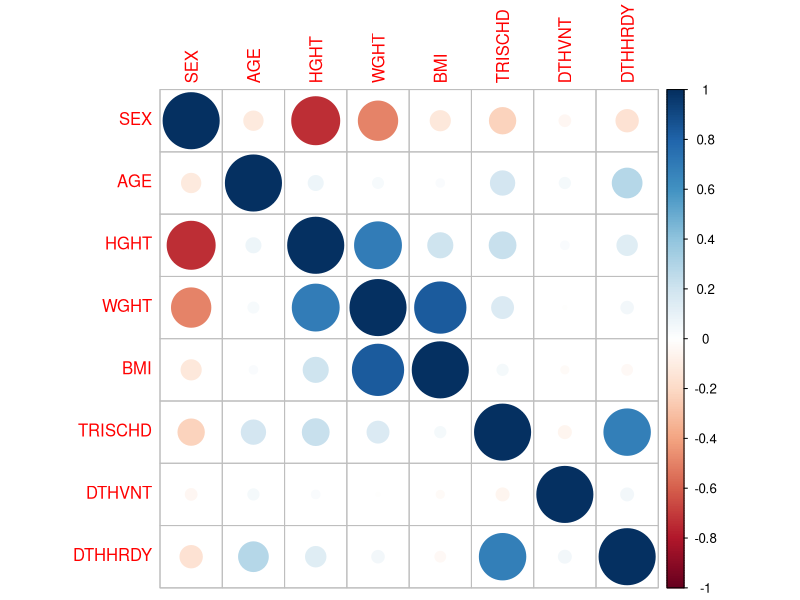
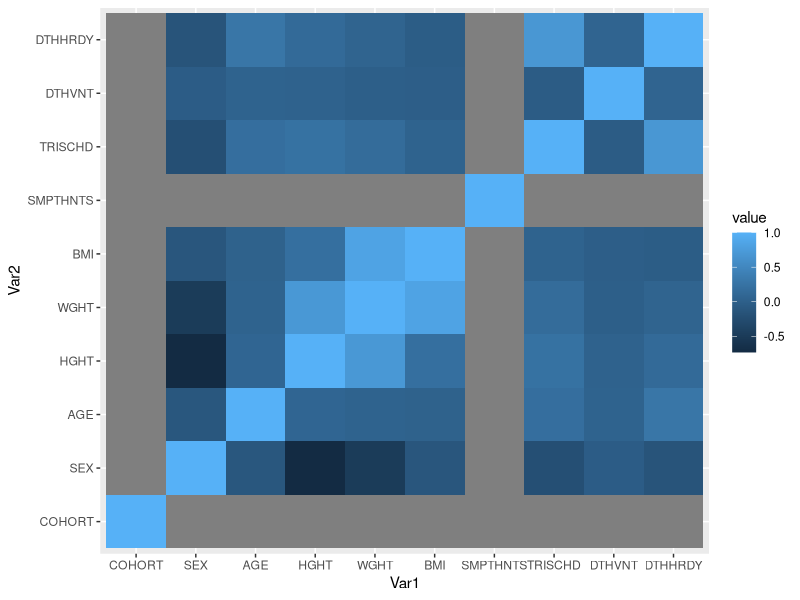
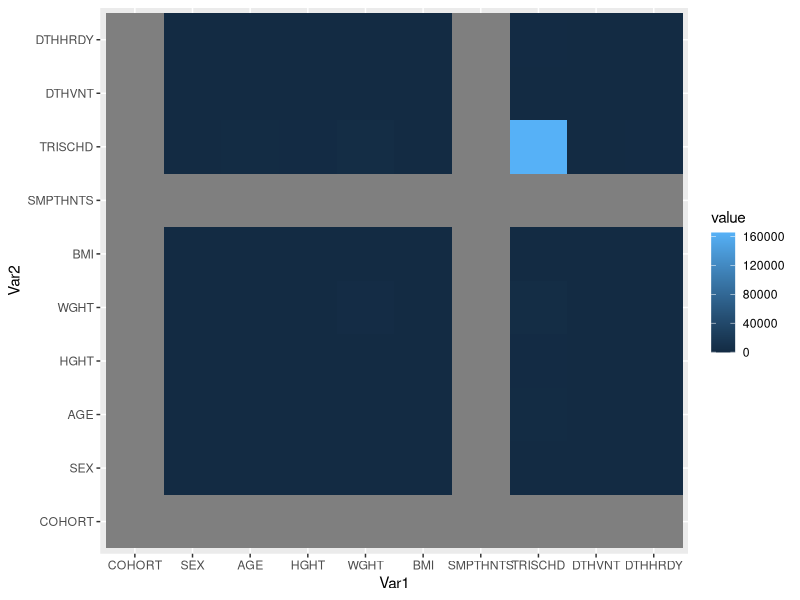
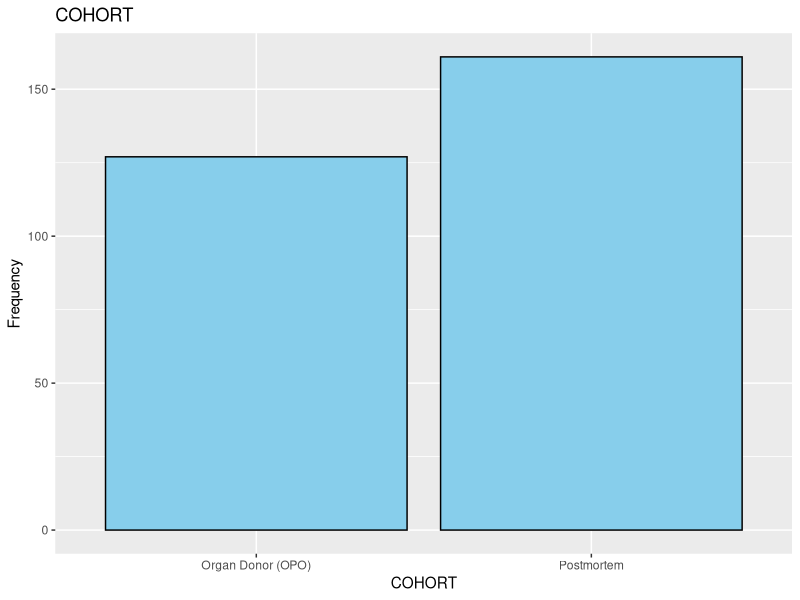
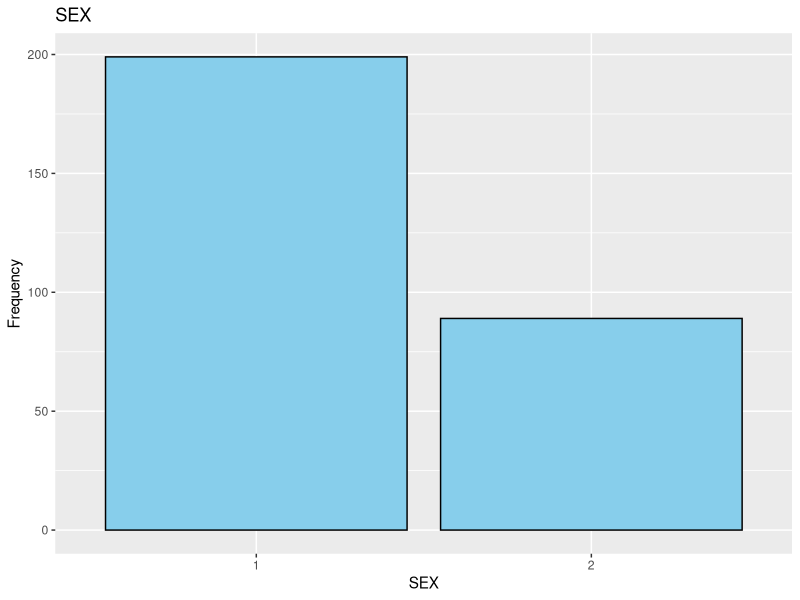
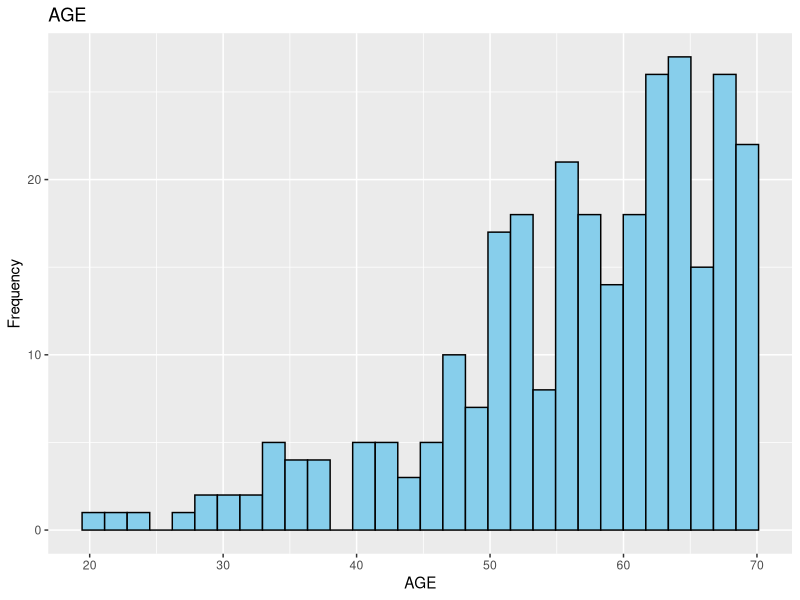
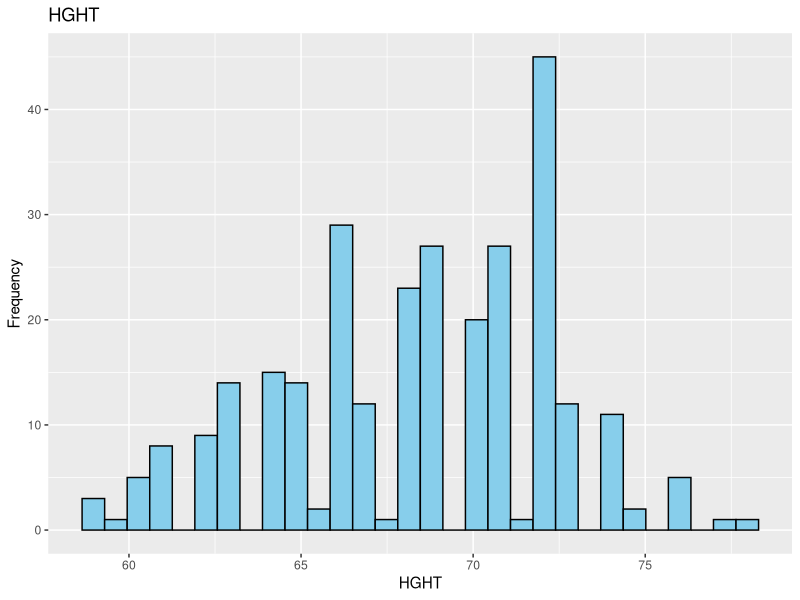
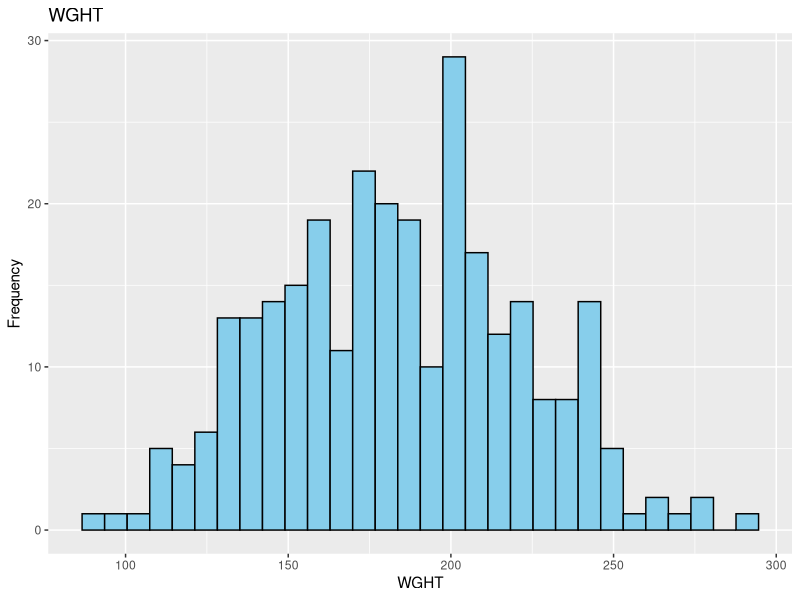

Write R code to recreate these figures, in order.
######### Packages Import #########
library("ggplot2")
library("GGally")
library("corrplot")
library("reshape2")

######### Functions Definition #########
distribution_plot <- function(data, variable, title){
  if(is.numeric(data[[variable]])) {
    plot <- ggplot(data, aes(x = .data[[variable]])) +
      geom_histogram(fill = "skyblue", color = "black")
  } else {
    plot <- ggplot(data, aes(x = .data[[variable]])) +
      geom_bar(fill = "skyblue", color = "black")
  }

  plot + labs(title = title,
              x = variable,
              y = "Frequency")
}
######### Body #########
clinical_data <- read.table("data/clinical_data.tsv",
 sep = "\t",
 header = TRUE)

clinical_data$SEX <- as.factor(clinical_data$SEX)
clinical_data$DTHVNT <- as.factor(clinical_data$DTHVNT)
clinical_data$DTHHRDY <- as.factor(clinical_data$DTHHRDY)
clinical_data$COHORT <- as.factor(clinical_data$COHORT)
clinical_data$SMPTHNTS <- as.factor(clinical_data$SMPTHNTS)

plot <- lapply(colnames(clinical_data)[-c(1:2, 13:14)], function(x){
    plot <- distribution_plot(clinical_data, x, x)
    path <- file.path("figures", "clinical_data_var_dist", paste0(x, ".pdf"))
    ggsave(filename = path,
    plot,
     width = 10,
      height = 10)
    })

ggpairs_plot <- GGally::ggpairs(clinical_data[-c(1,2,13,14)])
ggsave(filename = file.path("figures",
                            "clinical_data_exploration",
                            "ggpairs_plot.pdf"),
       ggpairs_plot,
       width = 15,
       height = 10)

numeric_clinical_data <- apply(clinical_data[-c(1:2, 13:14)],
                               2,
                               as.numeric)

cor_clinical_data <- cor(numeric_clinical_data)
cov_clinical_data <- cov(numeric_clinical_data)

corrplot(cor_clinical_data[-c(1,7),-c(1,7)], method = "circle")
melted_cor <- melt(cor_clinical_data)
melted_cov <- melt(cov_clinical_data)
ggplot(data = melted_cor, aes(x=Var1, y=Var2, fill=value)) +
    geom_tile()
ggplot(data = melted_cov, aes(x=Var1, y=Var2, fill=value)) +
    geom_tile()


